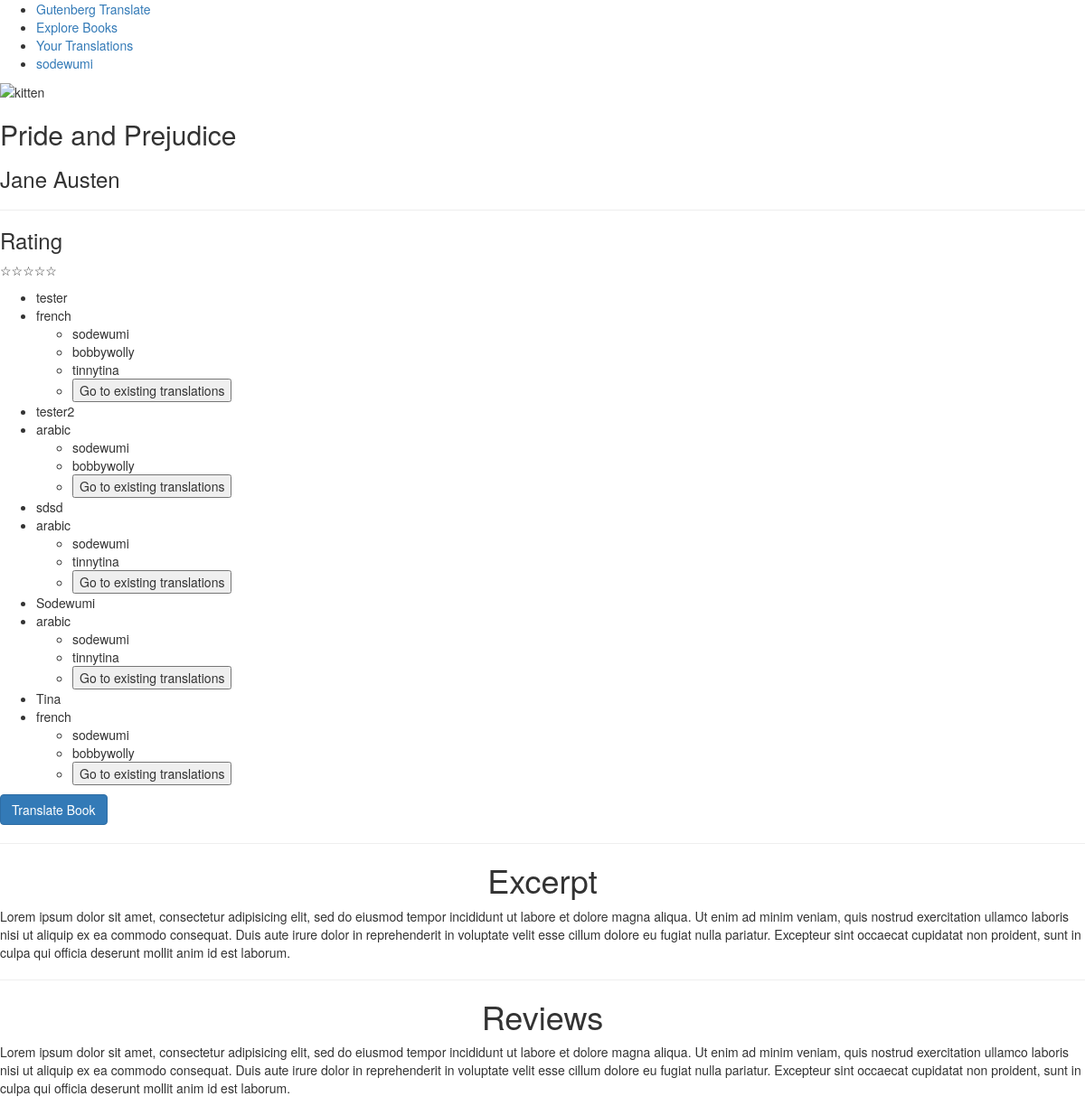
The page /description/42671 (signed in) on the database its author committed.
### model.py (models this page shows, shortened)
class Book(db.Model):
    __tablename__ = "books"
    book_id = db.Column(db.Integer, primary_key=True, autoincrement=True)
    name = db.Column(db.String(50), nullable=False)
    author = db.Column(db.String(45))
    reviews = db.Column(db.String())
    rating = db.Column(db.Integer)
    cover = db.Column(db.String())
    genre_name = db.Column(db.String(10))
    gutenberg_extraction_num = db.Column(db.String(10))
    isbn = db.Column(db.String(10))
    chapters = db.relationship("Chapter", backref="book")
    groups = db.relationship("Group", backref=db.backref("books"),
        secondary="bookgroups")

class Group(db.Model):
    __tablename__ = "groups"
    group_id = db.Column(db.Integer, primary_key=True, autoincrement=True)
    group_name = db.Column(db.String(30), nullable=False)

class BookGroup(db.Model):
    __tablename__ = "bookgroups"
    bookgroup_id = db.Column(db.Integer, primary_key=True, autoincrement=True)
    language = db.Column(db.String(15))
    group_id = db.Column(db.Integer, db.ForeignKey("groups.group_id"))
    book_id = db.Column(db.Integer, db.ForeignKey("books.book_id"))
    translations = db.relationship("Translation", backref="bookgroups")
    group = db.relationship("Group", backref=db.backref("bookgroups"))

class User(db.Model):
    __tablename__ = "users"
    user_id = db.Column(db.Integer, primary_key=True, autoincrement=True)
    email = db.Column(db.String(50), nullable=False, unique=True)
    password = db.Column(db.String(15), nullable=False)
    username = db.Column(db.String(15), nullable=False, unique=True)
    groups = db.relationship("Group", backref=db.backref("users"),
            secondary="usergroups")

### server.py (the view)
@app.route("/description/<int:gutenberg_extraction_number>", methods=["GET"])
def display_book_description(gutenberg_extraction_number):
    book_obj = Book.query.filter_by(gutenberg_extraction_num =
        gutenberg_extraction_number).one()
    current_user = User.query.filter(User.user_id == session[u'login'][1]).one()
    current_groups_list = current_user.groups
    group_language_dict = {}
    for group in current_groups_list:
        language = group.bookgroups[0].language
        bookgroup_id = group.bookgroups[0].bookgroup_id
        group_language_dict.setdefault(group.group_id, [language])
        if bookgroup_id not in group_language_dict[group.group_id]:
            group_language_dict[group.group_id].append(bookgroup_id)
    return render_template("book_description.html", display_book = book_obj,
        gutenberg_extraction_number=gutenberg_extraction_number,
        current_user=current_user, group_language_dict=group_language_dict)

### templates/book_description.html (shortened to what this page needs)
{% extends 'base.html' %}
{% block body %}
<div id="book_info">
    <p id="book_cover">
        <img src="http://placekitten.com/g/200/300" alt="kitten">
    </p>
    <div id="basic_book_info">
        <h2>{{ display_book.name }}</h2>
        <h3>{{ display_book.author }}</h3>
        <hr>
        <div id="book_rating">
            <h3>Rating</h3>
            <p>
                <span>☆</span><span>☆</span><span>☆</span><span>☆</span><span>☆</span>
            </p>
        </div>
        {% if current_user.groups %}
            <ul>
                {% for group in current_user.groups %}
                <li>{{ group.group_name }}</li>
                <li>
                    {{ group_language_dict[group.group_id][0] }}
                </li>
                    <ul>
                        {% for user in group.users %}
                        <li>{{ user.username }}</li>
                        {% endfor %}
                        <li>
                            <form class="edit_book_form" action="/translate/{{ group_language_dict[group.group_id][1] }}/render"
                                    method="GET" data-bookId ="{{ display_book.book_id }}"
                                    data-language="{{ group_language_dict[group.group_id][0] }}"
                                    data-groupid="{{ group.group_id }}">
                                <input type="submit" value='Go to existing translations'>
                            </form>
                        </li>
                    </ul>
                {% endfor %}
            </ul>
        {% endif %}
        <button type="button" class="btn btn-primary" data-toggle="modal"
                data-target="#add_book_form">
            Translate Book
        </button>
    </div>
</div>
<hr>
<div id="book_excerpt">
    <h1>Excerpt</h1>
    <p>
        Lorem ipsum dolor sit amet, consectetur adipisicing elit, sed do eiusmod
        tempor incididunt ut labore et dolore magna aliqua. Ut enim ad minim veniam,
        quis nostrud exercitation ullamco laboris nisi ut aliquip ex ea commodo
        consequat. Duis aute irure dolor in reprehenderit in voluptate velit esse
        cillum dolore eu fugiat nulla pariatur. Excepteur sint occaecat cupidatat non
        proident, sunt in culpa qui officia deserunt mollit anim id est laborum.
    </p>
</div>
<hr>
<div id="book_reviews">
    <h1>Reviews</h1>
    <p>
        Lorem ipsum dolor sit amet, consectetur adipisicing elit, sed do eiusmod
        tempor incididunt ut labore et dolore magna aliqua. Ut enim ad minim veniam,
        quis nostrud exercitation ullamco laboris nisi ut aliquip ex ea commodo
        consequat. Duis aute irure dolor in reprehenderit in voluptate velit esse
        cillum dolore eu fugiat nulla pariatur. Excepteur sint occaecat cupidatat non
        proident, sunt in culpa qui officia deserunt mollit anim id est laborum.
    </p>
</div>
{% endblock %}

### static/css/style.css (style rules this page uses)
h1 { text-align: center }

### rows shown on the page
Book: name "Pride and Prejudice", author "Jane Austen"
Group: group_name "tester"
BookGroup: language "french"
User: username "sodewumi"
User: username "bobbywolly"
User: username "tinnytina"
Group: group_name "tester2"
BookGroup: language "arabic"
Group: group_name "sdsd"
BookGroup: language "arabic"
Group: group_name "Sodewumi"
BookGroup: language "arabic"
Group: group_name "Tina"
BookGroup: language "french"

### other values the page prints
{{ session['login'][0] }} "sodewumi"
